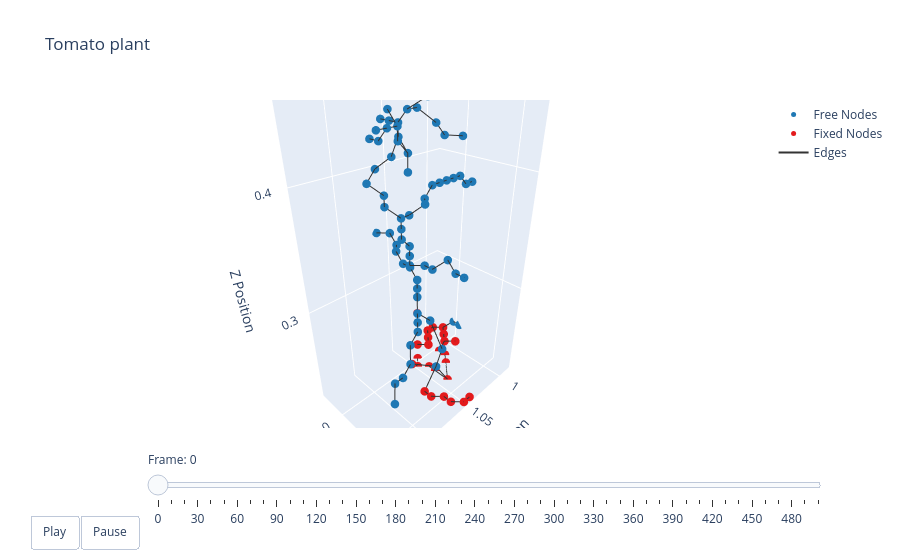

The cell this chart's notebook holds for it:
### Markdown cell above
### Plotting

### Code cell
t = np.arange(robot.sim_params.total_time, step=robot.sim_params.dt)
options = dismech.AnimationOptions(title='Tomato plant', plot_step=10)

fig = dismech.get_interactive_animation_plotly(robot, t, qs , options)
fig.show()

### Figure 1 — Plotly figure (JSON) as saved in the notebook; plotly's stock layout.template omitted (floating-point values rounded to 4 significant figures; data arrays with more than 128 entries replaced by an {"elided": "..."} marker saying what was removed)
{"data": [{"marker": {"color": "#1f78b4", "size": 5}, "mode": "markers", "name": "Free Nodes", "type": "scatter3d", "x": [0.9832, 0.9832, 1.047, 1.039, 1.128, 1.048, 1.112, 1.12, 1.104, 1.096, 1.072, 1.08, 1.088, 1.064, 1.064, 1.064, 1.064, 1.064, 1.056, 1.064, 1.072, 1.064, 1.064, 1.056, 1.056, 1.064, 1.056, 1.072, 1.056, 1.072, 1.08, 1.08, 1.072, 1.08, 1.088, 0.9999, 1.008, 1.056, 1.064, 1.088, 1.016, 1.024, 1.032, 1.04, 1.048, 1.096, 1.088, 1.08, 1.096, 1.088, 1.104, 1.088, 1.104, 1.096, 1.064, 1.056, 1.088, 1.088, 1.088, 1.096, 1.104, 1.112, 1.072, 1.096, 1.08, 1.088, 1.088], "y": [-0.003409, 0.004591, 0.02858, 0.02858, 0.06051, 0.02057, 0.05254, 0.05253, 0.05256, 0.04458, 0.02861, 0.0366, 0.0446, 0.02064, 0.02066, 0.02068, 0.004692, 0.01269, -0.0113, -0.003293, 0.02071, 0.0287, 0.0367, 0.05268, 0.06068, -0.02729, -0.01928, 0.02072, 0.04471, 0.02073, 0.02075, 0.02075, 0.02076, 0.02076, 0.01276, 0.0208, 0.0208, 0.02077, 0.02877, 0.01276, 0.02079, 0.02079, 0.02079, 0.02078, 0.02078, 0.004763, 0.004766, 0.01277, 0.04477, 0.03677, 0.02077, 0.02877, 0.02877, 0.03677, 0.04477, 0.05255, 0.01277, 0.02077, 0.02877, 0.03677, 0.03677, 0.03677, 0.04477, 0.02877, 0.03677, 0.03677, 0.05277], "z": [0.2257, 0.2257, 0.2257, 0.2417, 0.2654, 0.2737, 0.2734, 0.2734, 0.2815, 0.2895, 0.2977, 0.2976, 0.2975, 0.3057, 0.3137, 0.3217, 0.3297, 0.3297, 0.3378, 0.3377, 0.3377, 0.3377, 0.3377, 0.3376, 0.3376, 0.3458, 0.3458, 0.3457, 0.3457, 0.3537, 0.3617, 0.3697, 0.3777, 0.3777, 0.3857, 0.3856, 0.3856, 0.3857, 0.3857, 0.3937, 0.3936, 0.3937, 0.3937, 0.3937, 0.3937, 0.4017, 0.4097, 0.4177, 0.4177, 0.4257, 0.4337, 0.4337, 0.4337, 0.4337, 0.4337, 0.4332, 0.4417, 0.4417, 0.4417, 0.4417, 0.4417, 0.4417, 0.4417, 0.4497, 0.4497, 0.4497, 0.4577]}, {"marker": {"color": "#e31a1c", "size": 5}, "mode": "markers", "name": "Fixed Nodes", "type": "scatter3d", "x": [1.039, 1.015, 1.047, 1.015, 1.039, 1.023, 1.039, 1.039, 0.9992, 1.007, 0.9912, 1.015, 1.031, 0.9992, 1.023, 1.007, 1.055, 0.9992, 1.071, 1.071, 1.063, 1.063, 1.047, 1.055, 1.064], "y": [-0.003409, 0.004591, 0.004591, 0.01259, 0.01259, 0.02059, 0.02059, 0.03659, -0.01941, -0.01941, -0.01141, -0.01141, -0.01141, -0.003409, -0.003409, 0.004591, 0.004591, 0.01259, 0.03659, 0.04459, 0.05259, 0.06059, 0.06859, 0.06859, 0.02059], "z": [0.2097, 0.2097, 0.2097, 0.2097, 0.2097, 0.2097, 0.2097, 0.2097, 0.2177, 0.2177, 0.2177, 0.2177, 0.2177, 0.2177, 0.2177, 0.2177, 0.2177, 0.2177, 0.2177, 0.2177, 0.2177, 0.2177, 0.2177, 0.2177, 0.2897]}, {"line": {"color": "#333333", "width": 2}, "mode": "lines", "name": "Edges", "type": "scatter3d", "x": {"elided": "273 float values"}, "y": {"elided": "273 float values"}, "z": {"elided": "273 float values"}}, {"color": "rgba(166, 206, 227, 0.7)", "i": [], "j": [], "k": [], "name": "Faces", "opacity": 0.7, "showscale": false, "type": "mesh3d", "x": [1.039, 1.015, 1.047, 1.015, 1.039, 1.023, 1.039, 1.039, 0.9992, 1.007, 0.9912, 1.015, 1.031, 0.9992, 1.023, 1.007, 1.055, 0.9992, 1.071, 1.071, 1.063, 1.063, 1.047, 1.055, 0.9832, 0.9832, 1.047, 1.039, 1.128, 1.048, 1.112, 1.12, 1.104, 1.064, 1.096, 1.072, 1.08, 1.088, 1.064, 1.064, 1.064, 1.064, 1.064, 1.056, 1.064, 1.072, 1.064, 1.064, 1.056, 1.056, 1.064, 1.056, 1.072, 1.056, 1.072, 1.08, 1.08, 1.072, 1.08, 1.088, 0.9999, 1.008, 1.056, 1.064, 1.088, 1.016, 1.024, 1.032, 1.04, 1.048, 1.096, 1.088, 1.08, 1.096, 1.088, 1.104, 1.088, 1.104, 1.096, 1.064, 1.056, 1.088, 1.088, 1.088, 1.096, 1.104, 1.112, 1.072, 1.096, 1.08, 1.088, 1.088], "y": [-0.003409, 0.004591, 0.004591, 0.01259, 0.01259, 0.02059, 0.02059, 0.03659, -0.01941, -0.01941, -0.01141, -0.01141, -0.01141, -0.003409, -0.003409, 0.004591, 0.004591, 0.01259, 0.03659, 0.04459, 0.05259, 0.06059, 0.06859, 0.06859, -0.003409, 0.004591, 0.02858, 0.02858, 0.06051, 0.02057, 0.05254, 0.05253, 0.05256, 0.02059, 0.04458, 0.02861, 0.0366, 0.0446, 0.02064, 0.02066, 0.02068, 0.004692, 0.01269, -0.0113, -0.003293, 0.02071, 0.0287, 0.0367, 0.05268, 0.06068, -0.02729, -0.01928, 0.02072, 0.04471, 0.02073, 0.02075, 0.02075, 0.02076, 0.02076, 0.01276, 0.0208, 0.0208, 0.02077, 0.02877, 0.01276, 0.02079, 0.02079, 0.02079, 0.02078, 0.02078, 0.004763, 0.004766, 0.01277, 0.04477, 0.03677, 0.02077, 0.02877, 0.02877, 0.03677, 0.04477, 0.05255, 0.01277, 0.02077, 0.02877, 0.03677, 0.03677, 0.03677, 0.04477, 0.02877, 0.03677, 0.03677, 0.05277], "z": [0.2097, 0.2097, 0.2097, 0.2097, 0.2097, 0.2097, 0.2097, 0.2097, 0.2177, 0.2177, 0.2177, 0.2177, 0.2177, 0.2177, 0.2177, 0.2177, 0.2177, 0.2177, 0.2177, 0.2177, 0.2177, 0.2177, 0.2177, 0.2177, 0.2257, 0.2257, 0.2257, 0.2417, 0.2654, 0.2737, 0.2734, 0.2734, 0.2815, 0.2897, 0.2895, 0.2977, 0.2976, 0.2975, 0.3057, 0.3137, 0.3217, 0.3297, 0.3297, 0.3378, 0.3377, 0.3377, 0.3377, 0.3377, 0.3376, 0.3376, 0.3458, 0.3458, 0.3457, 0.3457, 0.3537, 0.3617, 0.3697, 0.3777, 0.3777, 0.3857, 0.3856, 0.3856, 0.3857, 0.3857, 0.3937, 0.3936, 0.3937, 0.3937, 0.3937, 0.3937, 0.4017, 0.4097, 0.4177, 0.4177, 0.4257, 0.4337, 0.4337, 0.4337, 0.4337, 0.4337, 0.4332, 0.4417, 0.4417, 0.4417, 0.4417, 0.4417, 0.4417, 0.4417, 0.4497, 0.4497, 0.4497, 0.4577]}], "layout": {"scene": {"camera": {"eye": {"x": 1.225, "y": 1.225, "z": 1.0}}, "xaxis": {"range": [0.9832, 1.136], "title": {"text": "X Position"}}, "yaxis": {"range": [-0.02925, 0.06859], "title": {"text": "Y Position"}}, "zaxis": {"range": [0.2097, 0.4578], "title": {"text": "Z Position"}}}, "sliders": [{"currentvalue": {"prefix": "Frame: "}, "steps": [{"args": [["0"], {"frame": {"duration": 50, "redraw": true}, "mode": "immediate"}], "label": "0", "method": "animate"}, {"args": [["1"], {"frame": {"duration": 50, "redraw": true}, "mode": "immediate"}], "label": "10", "method": "animate"}, {"args": [["2"], {"frame": {"duration": 50, "redraw": true}, "mode": "immediate"}], "label": "20", "method": "animate"}, {"args": [["3"], {"frame": {"duration": 50, "redraw": true}, "mode": "immediate"}], "label": "30", "method": "animate"}, {"args": [["4"], {"frame": {"duration": 50, "redraw": true}, "mode": "immediate"}], "label": "40", "method": "animate"}, {"args": [["5"], {"frame": {"duration": 50, "redraw": true}, "mode": "immediate"}], "label": "50", "method": "animate"}, {"args": [["6"], {"frame": {"duration": 50, "redraw": true}, "mode": "immediate"}], "label": "60", "method": "animate"}, {"args": [["7"], {"frame": {"duration": 50, "redraw": true}, "mode": "immediate"}], "label": "70", "method": "animate"}, {"args": [["8"], {"frame": {"duration": 50, "redraw": true}, "mode": "immediate"}], "label": "80", "method": "animate"}, {"args": [["9"], {"frame": {"duration": 50, "redraw": true}, "mode": "immediate"}], "label": "90", "method": "animate"}, {"args": [["10"], {"frame": {"duration": 50, "redraw": true}, "mode": "immediate"}], "label": "100", "method": "animate"}, {"args": [["11"], {"frame": {"duration": 50, "redraw": true}, "mode": "immediate"}], "label": "110", "method": "animate"}, {"args": [["12"], {"frame": {"duration": 50, "redraw": true}, "mode": "immediate"}], "label": "120", "method": "animate"}, {"args": [["13"], {"frame": {"duration": 50, "redraw": true}, "mode": "immediate"}], "label": "130", "method": "animate"}, {"args": [["14"], {"frame": {"duration": 50, "redraw": true}, "mode": "immediate"}], "label": "140", "method": "animate"}, {"args": [["15"], {"frame": {"duration": 50, "redraw": true}, "mode": "immediate"}], "label": "150", "method": "animate"}, {"args": [["16"], {"frame": {"duration": 50, "redraw": true}, "mode": "immediate"}], "label": "160", "method": "animate"}, {"args": [["17"], {"frame": {"duration": 50, "redraw": true}, "mode": "immediate"}], "label": "170", "method": "animate"}, {"args": [["18"], {"frame": {"duration": 50, "redraw": true}, "mode": "immediate"}], "label": "180", "method": "animate"}, {"args": [["19"], {"frame": {"duration": 50, "redraw": true}, "mode": "immediate"}], "label": "190", "method": "animate"}, {"args": [["20"], {"frame": {"duration": 50, "redraw": true}, "mode": "immediate"}], "label": "200", "method": "animate"}, {"args": [["21"], {"frame": {"duration": 50, "redraw": true}, "mode": "immediate"}], "label": "210", "method": "animate"}, {"args": [["22"], {"frame": {"duration": 50, "redraw": true}, "mode": "immediate"}], "label": "220", "method": "animate"}, {"args": [["23"], {"frame": {"duration": 50, "redraw": true}, "mode": "immediate"}], "label": "230", "method": "animate"}, {"args": [["24"], {"frame": {"duration": 50, "redraw": true}, "mode": "immediate"}], "label": "240", "method": "animate"}, {"args": [["25"], {"frame": {"duration": 50, "redraw": true}, "mode": "immediate"}], "label": "250", "method": "animate"}, {"args": [["26"], {"frame": {"duration": 50, "redraw": true}, "mode": "immediate"}], "label": "260", "method": "animate"}, {"args": [["27"], {"frame": {"duration": 50, "redraw": true}, "mode": "immediate"}], "label": "270", "method": "animate"}, {"args": [["28"], {"frame": {"duration": 50, "redraw": true}, "mode": "immediate"}], "label": "280", "method": "animate"}, {"args": [["29"], {"frame": {"duration": 50, "redraw": true}, "mode": "immediate"}], "label": "290", "method": "animate"}, {"args": [["30"], {"frame": {"duration": 50, "redraw": true}, "mode": "immediate"}], "label": "300", "method": "animate"}, {"args": [["31"], {"frame": {"duration": 50, "redraw": true}, "mode": "immediate"}], "label": "310", "method": "animate"}, {"args": [["32"], {"frame": {"duration": 50, "redraw": true}, "mode": "immediate"}], "label": "320", "method": "animate"}, {"args": [["33"], {"frame": {"duration": 50, "redraw": true}, "mode": "immediate"}], "label": "330", "method": "animate"}, {"args": [["34"], {"frame": {"duration": 50, "redraw": true}, "mode": "immediate"}], "label": "340", "method": "animate"}, {"args": [["35"], {"frame": {"duration": 50, "redraw": true}, "mode": "immediate"}], "label": "350", "method": "animate"}, {"args": [["36"], {"frame": {"duration": 50, "redraw": true}, "mode": "immediate"}], "label": "360", "method": "animate"}, {"args": [["37"], {"frame": {"duration": 50, "redraw": true}, "mode": "immediate"}], "label": "370", "method": "animate"}, {"args": [["38"], {"frame": {"duration": 50, "redraw": true}, "mode": "immediate"}], "label": "380", "method": "animate"}, {"args": [["39"], {"frame": {"duration": 50, "redraw": true}, "mode": "immediate"}], "label": "390", "method": "animate"}, {"args": [["40"], {"frame": {"duration": 50, "redraw": true}, "mode": "immediate"}], "label": "400", "method": "animate"}, {"args": [["41"], {"frame": {"duration": 50, "redraw": true}, "mode": "immediate"}], "label": "410", "method": "animate"}, {"args": [["42"], {"frame": {"duration": 50, "redraw": true}, "mode": "immediate"}], "label": "420", "method": "animate"}, {"args": [["43"], {"frame": {"duration": 50, "redraw": true}, "mode": "immediate"}], "label": "430", "method": "animate"}, {"args": [["44"], {"frame": {"duration": 50, "redraw": true}, "mode": "immediate"}], "label": "440", "method": "animate"}, {"args": [["45"], {"frame": {"duration": 50, "redraw": true}, "mode": "immediate"}], "label": "450", "method": "animate"}, {"args": [["46"], {"frame": {"duration": 50, "redraw": true}, "mode": "immediate"}], "label": "460", "method": "animate"}, {"args": [["47"], {"frame": {"duration": 50, "redraw": true}, "mode": "immediate"}], "label": "470", "method": "animate"}, {"args": [["48"], {"frame": {"duration": 50, "redraw": true}, "mode": "immediate"}], "label": "480", "method": "animate"}, {"args": [["49"], {"frame": {"duration": 50, "redraw": true}, "mode": "immediate"}], "label": "490", "method": "animate"}, {"args": [["50"], {"frame": {"duration": 50, "redraw": true}, "mode": "immediate"}], "label": "499", "method": "animate"}], "transition": {"duration": 0}, "x": 0.1, "y": 0}], "title": {"text": "Tomato plant"}, "updatemenus": [{"buttons": [{"args": [null, {"frame": {"duration": 50, "redraw": true}, "fromcurrent": true}], "label": "Play", "method": "animate"}, {"args": [[null], {"frame": {"duration": 0, "redraw": true}, "mode": "immediate"}], "label": "Pause", "method": "animate"}], "direction": "left", "pad": {"r": 10, "t": 87}, "showactive": false, "type": "buttons", "x": 0.1, "xanchor": "right", "y": 0, "yanchor": "top"}]}}
